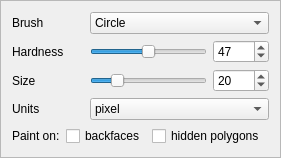
        <widget class="QFrame" name="pen_extra_frame" >
         <property name="enabled" >
          <bool>true</bool>
         </property>
         <property name="sizePolicy" >
          <sizepolicy vsizetype="Preferred" hsizetype="Preferred" >
           <horstretch>0</horstretch>
           <verstretch>0</verstretch>
          </sizepolicy>
         </property>
         <property name="frameShape" >
          <enum>QFrame::StyledPanel</enum>
         </property>
         <property name="frameShadow" >
          <enum>QFrame::Raised</enum>
         </property>
         <layout class="QGridLayout" >
          <item row="0" column="0" >
           <widget class="QLabel" name="label_pen" >
            <property name="text" >
             <string>Brush</string>
            </property>
           </widget>
          </item>
          <item row="0" column="2" colspan="3" >
           <widget class="QComboBox" name="brush_box" >
            <property name="enabled" >
             <bool>true</bool>
            </property>
            <property name="sizePolicy" >
             <sizepolicy vsizetype="Preferred" hsizetype="Preferred" >
              <horstretch>0</horstretch>
              <verstretch>0</verstretch>
             </sizepolicy>
            </property>
            <property name="editable" >
             <bool>false</bool>
            </property>
            <item>
             <property name="text" >
              <string>Circle</string>
             </property>
             <property name="icon" >
              <iconset resource="meshlab.qrc" >:/images/circle.png</iconset>
             </property>
            </item>
            <item>
             <property name="text" >
              <string>Square</string>
             </property>
             <property name="icon" >
              <iconset resource="meshlab.qrc" >:/images/square.png</iconset>
             </property>
            </item>
            <item>
             <property name="text" >
              <string>Pixmap</string>
             </property>
            </item>
           </widget>
          </item>
          <item row="1" column="0" colspan="2" >
           <widget class="QLabel" name="label_percentual_3" >
            <property name="text" >
             <string>Hardness</string>
            </property>
           </widget>
          </item>
          <item row="1" column="2" colspan="2" >
           <widget class="QSlider" name="hardness_slider" >
            <property name="toolTip" >
             <string>&lt;html>&lt;head>&lt;meta name="qrichtext" content="1" />&lt;style type="text/css">
p, li { white-space: pre-wrap; }
&lt;/style>&lt;/head>&lt;body style=" font-family:'Sans Serif'; font-size:9pt; font-weight:400; font-style:normal; text-decoration:none;">
&lt;p style="-qt-paragraph-type:empty; margin-top:0px; margin-bottom:0px; margin-left:0px; margin-right:0px; -qt-block-indent:0; text-indent:0px;">&lt;/p>&lt;/body>&lt;/html></string>
            </property>
            <property name="maximum" >
             <number>100</number>
            </property>
            <property name="value" >
             <number>50</number>
            </property>
            <property name="sliderPosition" >
             <number>50</number>
            </property>
            <property name="orientation" >
             <enum>Qt::Horizontal</enum>
            </property>
           </widget>
          </item>
          <item row="1" column="4" >
           <widget class="QSpinBox" name="decrease_box" >
            <property name="toolTip" >
             <string>&lt;html>&lt;head>&lt;meta name="qrichtext" content="1" />&lt;style type="text/css">
p, li { white-space: pre-wrap; }
&lt;/style>&lt;/head>&lt;body style=" font-family:'Sans Serif'; font-size:9pt; font-weight:400; font-style:normal; text-decoration:none;">
&lt;p style="-qt-paragraph-type:empty; margin-top:0px; margin-bottom:0px; margin-left:0px; margin-right:0px; -qt-block-indent:0; text-indent:0px;">&lt;/p>&lt;/body>&lt;/html></string>
            </property>
            <property name="maximum" >
             <number>100</number>
            </property>
            <property name="value" >
             <number>47</number>
            </property>
           </widget>
          </item>
          <item row="2" column="0" colspan="2" >
           <widget class="QLabel" name="label_percentual_4" >
            <property name="text" >
             <string>Size</string>
            </property>
           </widget>
          </item>
          <item row="2" column="2" colspan="2" >
           <widget class="QSlider" name="size_slider" >
            <property name="toolTip" >
             <string>&lt;html>&lt;head>&lt;meta name="qrichtext" content="1" />&lt;style type="text/css">
p, li { white-space: pre-wrap; }
&lt;/style>&lt;/head>&lt;body style=" font-family:'Sans Serif'; font-size:9pt; font-weight:400; font-style:normal; text-decoration:none;">
&lt;p style="-qt-paragraph-type:empty; margin-top:0px; margin-bottom:0px; margin-left:0px; margin-right:0px; -qt-block-indent:0; text-indent:0px;">&lt;/p>&lt;/body>&lt;/html></string>
            </property>
            <property name="maximum" >
             <number>100</number>
            </property>
            <property name="value" >
             <number>20</number>
            </property>
            <property name="sliderPosition" >
             <number>20</number>
            </property>
            <property name="orientation" >
             <enum>Qt::Horizontal</enum>
            </property>
           </widget>
          </item>
          <item row="2" column="4" >
           <widget class="QSpinBox" name="decrease_box_3" >
            <property name="toolTip" >
             <string>&lt;html>&lt;head>&lt;meta name="qrichtext" content="1" />&lt;style type="text/css">
p, li { white-space: pre-wrap; }
&lt;/style>&lt;/head>&lt;body style=" font-family:'Sans Serif'; font-size:9pt; font-weight:400; font-style:normal; text-decoration:none;">
&lt;p style="-qt-paragraph-type:empty; margin-top:0px; margin-bottom:0px; margin-left:0px; margin-right:0px; -qt-block-indent:0; text-indent:0px;">&lt;/p>&lt;/body>&lt;/html></string>
            </property>
            <property name="maximum" >
             <number>100</number>
            </property>
            <property name="value" >
             <number>20</number>
            </property>
           </widget>
          </item>
          <item row="3" column="0" colspan="2" >
           <widget class="QLabel" name="label_percentual_5" >
            <property name="text" >
             <string>Units</string>
            </property>
           </widget>
          </item>
          <item row="3" column="2" colspan="3" >
           <widget class="QComboBox" name="pen_unit" >
            <property name="sizePolicy" >
             <sizepolicy vsizetype="Preferred" hsizetype="Preferred" >
              <horstretch>0</horstretch>
              <verstretch>0</verstretch>
             </sizepolicy>
            </property>
            <item>
             <property name="text" >
              <string>pixel</string>
             </property>
            </item>
            <item>
             <property name="text" >
              <string>percentual of bounding box</string>
             </property>
            </item>
           </widget>
          </item>
          <item row="4" column="0" >
           <widget class="QLabel" name="label" >
            <property name="text" >
             <string>Paint on:</string>
            </property>
           </widget>
          </item>
          <item row="4" column="1" colspan="2" >
           <widget class="QCheckBox" name="backface_culling" >
            <property name="text" >
             <string>backfaces</string>
            </property>
           </widget>
          </item>
          <item row="4" column="3" colspan="2" >
           <widget class="QCheckBox" name="invisible_painting" >
            <property name="text" >
             <string>hidden polygons</string>
            </property>
           </widget>
          </item>
         </layout>
        </widget>
